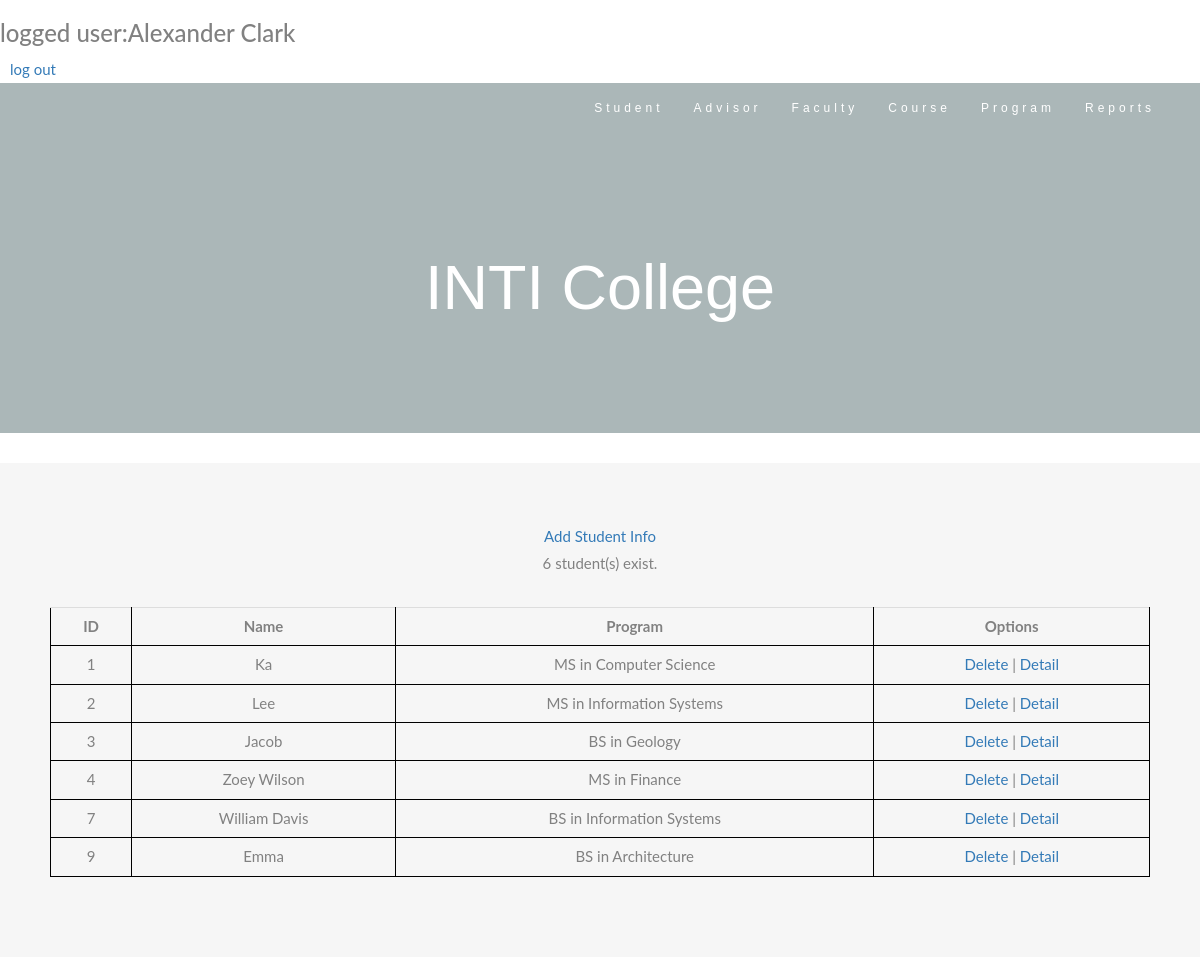
The app's page /index_admin.php (signed in) with its own data.
### tables this page shows
CREATE TABLE IF NOT EXISTS `student` (
  `student_id` int UNSIGNED NOT NULL AUTO_INCREMENT,
  `name` varchar(255) DEFAULT NULL,
  `email` varchar(255) DEFAULT NULL,
  `address` varchar(255) DEFAULT NULL,
  `password` varchar(255) NOT NULL DEFAULT '123',
  `program_id` int DEFAULT NULL,
  `tel` varchar(255) DEFAULT NULL,
  `dob` varchar(255) DEFAULT NULL,
  PRIMARY KEY (`student_id`) USING BTREE
);

CREATE TABLE IF NOT EXISTS `program` (
  `program_id` int NOT NULL AUTO_INCREMENT,
  `type` varchar(255) DEFAULT NULL,
  `program_name` varchar(255) DEFAULT NULL,
  PRIMARY KEY (`program_id`) USING BTREE
);

### index_admin.php (the view, shortened to what this page needs)
<?php
include 'mysql.php';
$sql = "select student.*,program.program_name from student join program on program.program_id = student.program_id";
$result = mysqli_query($conn,$sql);
?>
<!DOCTYPE html>
<html>
    <head>
        <link rel="stylesheet" href="https://maxcdn.bootstrapcdn.com/bootstrap/3.3.7/css/bootstrap.min.css">
        <link rel="stylesheet" href="RegistrationStyle.css" >
        <h3>logged user:<?php echo $_SESSION['user']?></h3>
        <a style="margin: 10px" href="login.php">log out</a>
    </head>
    <body id="OptionsPage">
        <nav class="navbar navbar-default">
            <div class="container">
                <div class="navbar-header">
                    <a class="navbar-brand" href="#OptionsPage"></a>
                </div>
                <div class="collapse navbar-collapse" id="myNavbar">
                    <ul class="nav navbar-nav navbar-right">
                        <li><a href="index_admin.php">Student</a></li>
                        <li><a href="advisor/advisor.php">Advisor</a></li>
                        <li><a href="faculty/faculty.php">Faculty</a></li>
                        <li><a href="course/course.php">Course</a></li>
                        <li><a href="program/program.php">Program</a></li>
                        <li><a href="report.php">Reports</a></li>
                    </ul>
                </div>
            </div>
        </nav>
        <div class="jumbotron text-center">
            <h1>INTI College</h1>
        </div>
        <div class="container-fluid bg-grey text-center" >
            <div class="row">
                <div class="col">
                    <a href="add_student.php">Add Student Info</a><br>
                    <?php echo mysqli_num_rows($result); ?> student(s) exist.
                </div>
            </div>
            <div class="col justify-content-center">
                <table class="table">
                    <th>ID</th>
                    <th>Name</th>
                    <th>Program</th>
                    <th>Options</th>
                    <?php
                    if (mysqli_num_rows($result) > 0)
                    {
                        while ($row = mysqli_fetch_assoc($result))
                        {
                    ?>
                            <tr>
                                <td><?php echo  $row['student_id'];  ?></td>
                                <td><?php echo  $row['name'];  ?></td>
                                <td><?php echo  $row['program_name'];  ?></td>
                                <td>
                                    <a href="javascript:del_sure(<?php echo  $row['student_id'];  ?>)">Delete</a> |
                                    <a href="edit_student.php?year=2021&semester=Fall&id=<?php echo  $row['student_id'];  ?>">Detail</a>
                                </td>
                            </tr>
                            <?php
                        }
                    }
                    else
                    {
                        echo 'No data';
                    }
                    ?>
                </table>
            </div>
        </div>
    </body>
</html>

### RegistrationStyle.css (style rules this page uses)
body { font: 400 15px Lato, sans-serif; line-height: 1.8; color: #818181; }
.table, th, tr, td { text-align: center; margin-top: 30px; border: 1px solid black; padding: 10px; }
.jumbotron { background-color: #abb7b8; color: #fff; padding: 100px 25px; font-family: Montserrat, sans-serif; }
.container-fluid { padding: 60px 50px; }
.bg-grey { background-color: #f6f6f6; }
.navbar { margin-bottom: 0; background-color: #abb7b8; z-index: 9999; border: 0; font-size: 12px !important; line-height: 1.42857143 !important; letter-spacing: 4px; border-radius: 0; font-family: Montserrat, sans-serif; }
.navbar li a, .navbar .navbar-brand { color: #fff !important; }

### records on screen
student: student_id "1", name "Ka", program.program_name "MS in Computer Science"
student: student_id "2", name "Lee", program.program_name "MS in Information Systems"
student: student_id "3", name "Jacob", program.program_name "BS in Geology"
student: student_id "4", name "Zoey Wilson", program.program_name "MS in Finance"
student: student_id "7", name "William Davis", program.program_name "BS in Information Systems"
student: student_id "9", name "Emma", program.program_name "BS in Architecture"

### other values on screen
$_SESSION['user'] "Alexander Clark"
mysqli_num_rows($result) "6"
